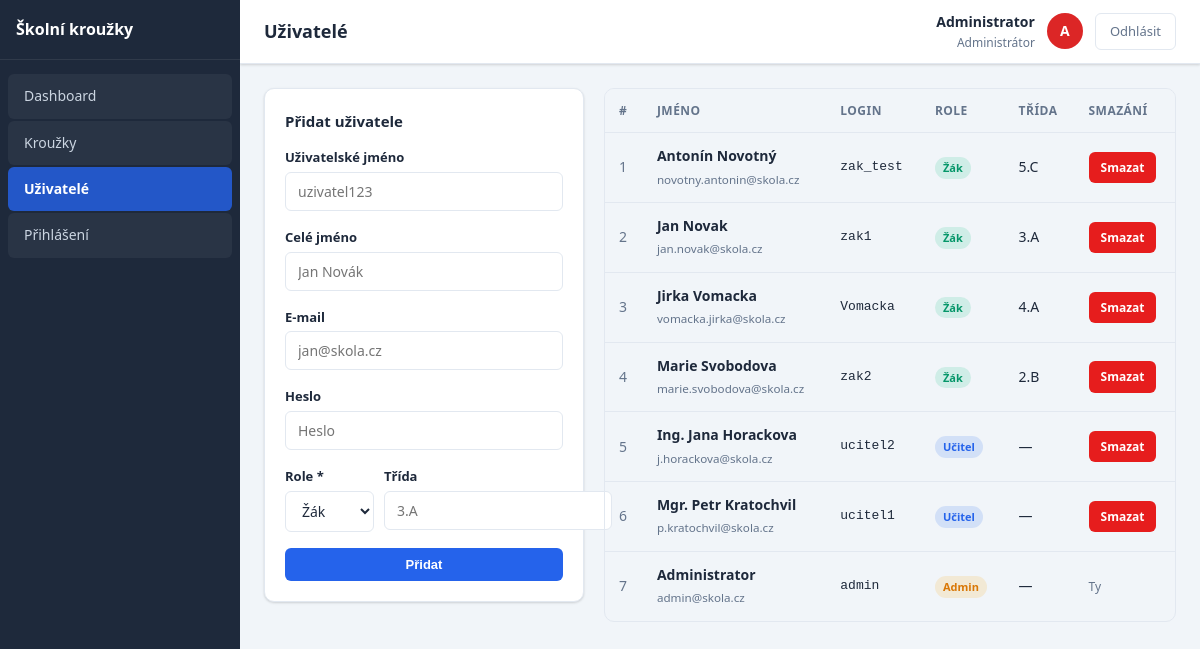
Screenshot of /admin/uzivatele.php (signed in) with the database file from the repository.
### tables this page shows
CREATE TABLE `uzivatele` (
  `id` int(11) NOT NULL,
  `uzivatelske_jmeno` varchar(50) NOT NULL,
  `heslo` varchar(255) NOT NULL,
  `cele_jmeno` varchar(100) NOT NULL,
  `email` varchar(100) DEFAULT NULL,
  `role` enum('zak','ucitel','admin') NOT NULL DEFAULT 'zak',
  `trida` varchar(10) DEFAULT NULL,
  `tema` varchar(10) DEFAULT 'svetly',
  `jazyk` varchar(10) DEFAULT 'cs',
  `vytvoren` timestamp NULL DEFAULT current_timestamp()
);

### config.php (called while the page is built, shortened)
<?php
function ocisti($text) {
    return htmlspecialchars(strip_tags(trim($text)));
}
?>

### admin/uzivatele.php (the view, shortened to what this page needs)
<?php
require_once '../config.php';
$db = pripojDB();
$uzivatele = mysqli_fetch_all(
    mysqli_query($db, "SELECT * FROM uzivatele ORDER BY role, cele_jmeno"),
    MYSQLI_ASSOC
);
?>
<?php include 'hlavicka.php'; ?>
<div style="display:grid;grid-template-columns:320px 1fr;gap:20px;align-items:start;">
    <div class="karta">
        <h2 style="font-size:15px;font-weight:700;margin-bottom:14px;">Přidat uživatele</h2>
        <form method="POST">
            <div class="formular-skupina">
                <label>Uživatelské jméno</label>
                <input type="text" name="uzivatelske_jmeno" required placeholder="uzivatel123">
            </div>
            <div class="formular-skupina">
                <label>Celé jméno</label>
                <input type="text" name="cele_jmeno" required placeholder="Jan Novák">
            </div>
            <div class="formular-skupina">
                <label>E-mail</label>
                <input type="email" name="email" placeholder="jan@skola.cz">
            </div>
            <div class="formular-skupina">
                <label>Heslo</label>
                <input type="password" name="heslo" required placeholder="Heslo">
            </div>
            <div style="display:grid;grid-template-columns:1fr 1fr;gap:10px;">
                <div class="formular-skupina">
                    <label>Role *</label>
                    <select name="role">
                        <option value="zak">Žák</option>
                    </select>
                </div>
                <div class="formular-skupina">
                    <label>Třída</label>
                    <input type="text" name="trida" placeholder="3.A">
                </div>
            </div>
            <button type="submit" class="btn btn-primarni btn-cely">Přidat</button>
        </form>
    </div>
    <div>
        <div class="tabulka-obal">
            <table>
                <thead>
                    <tr>
                        <th>#</th>
                        <th>Jméno</th>
                        <th>Login</th>
                        <th>Role</th>
                        <th>Třída</th>
                        <th>Smazání</th>
                    </tr>
                </thead>
                <tbody>
                    <?php foreach ($uzivatele as $i => $u): ?>
                        <tr>
                            <td style="color:var(--text-sekundarni);"><?= $i + 1 ?></td>
                            <td><strong><?= ocisti($u['cele_jmeno']) ?></strong><br>
                                <small style="color:var(--text-sekundarni);"><?= ocisti($u['email'] ?? '') ?></small>
                            </td>
                            <td style="font-family:monospace;font-size:13px;"><?= ocisti($u['uzivatelske_jmeno']) ?></td>
                            <td>
                                <?php
                                $role_labels = [
                                    'zak' => ['badge-uspech', 'Žák'],
                                    'ucitel' => ['badge-info', 'Učitel'],
                                    'admin' => ['badge-varovani', 'Admin']
                                ];
                                $rl = $role_labels[$u['role']] ?? ['badge-info', $u['role']];
                                ?>
                                <span class="badge <?= htmlspecialchars($rl[0]) ?>">
                                    <?= htmlspecialchars($rl[1]) ?>
                                </span>
                            </td>
                            <td><?= ocisti($u['trida'] ?? '—') ?></td>
                            <td>
                                <?php if ($u['id'] != $_SESSION['uzivatel_id']): ?>
                                    <a href="uzivatele.php?smazat=<?= $u['id'] ?>" class="btn btn-del btn-maly"
                                        onclick="return confirm('Smazat uživatele <?= addslashes(ocisti($u['cele_jmeno'])) ?>?')">Smazat</a>
                                <?php else: ?>
                                    <span style="font-size:12px;color:var(--text-sekundarni);">Ty</span>
                                <?php endif; ?>
                            </td>
                        </tr>
                    <?php endforeach; ?>
                </tbody>
            </table>
        </div>
    </div>
</div>
<?php include 'paticka.php'; ?>

### css/style.css (style rules this page uses)
* { margin: 0; padding: 0; box-sizing: border-box; }
:root { --barva-primarni: #2563eb; --barva-primarni-tmava: #1d4ed8; --barva-primarni-svetla: #dbeafe; --barva-akcent: #f59e0b; --barva-uspech: #10b981; --barva-chyba: #e61d1d; --barva-varovani: #f59e0b; --pozadi: #f1f5f9; --pozadi-karta: #ffffff; --pozadi-sidebar: #1e293b; --pozadi-sidebar-polozka: rgba(255, 255, 255, 0.05); --pozadi-sidebar-aktivni: rgba(37, 99, 235, 0.8); --text-hlavni: #1e293b; --text-sekundarni: #64748b; --text-sidebar: #cbd5e1; --text-sidebar-aktivni: #ffffff; --okraj: #e2e8f0; --okraj-focus: #2563eb; --stin: 0 1px 3px rgba(0, 0, 0, 0.1), 0 1px 2px rgba(0, 0, 0, 0.06); --stin-vetsi: 0 4px 6px rgba(0, 0, 0, 0.07), 0 2px 4px rgba(0, 0, 0, 0.06); --stin-velky: 0 10px 15px rgba(0, 0, 0, 0.1), 0 4px 6px rgba(0, 0, 0, 0.05); --zaobleni: 10px; --zaobleni-male: 6px; --font: 'Segoe UI', Tahoma, Geneva, Verdana, sans-serif; --sidebar-sirka: 240px; --header-vyska: 64px; }
body { font-family: var(--font); background: var(--pozadi); color: var(--text-hlavni); line-height: 1.6; transition: background 0.3s, color 0.3s; }
.karta { background: var(--pozadi-karta); border-radius: var(--zaobleni); box-shadow: var(--stin); border: 1px solid var(--okraj); padding: 20px; transition: background 0.3s, border-color 0.3s; }
.badge { display: inline-flex; align-items: center; padding: 2px 8px; border-radius: 99px; font-size: 11px; font-weight: 600; }
.badge-uspech { background: rgba(16, 185, 129, 0.15); color: #059669; }
.badge-info { background: rgba(37, 99, 235, 0.15); color: #2563eb; }
.badge-varovani { background: rgba(245, 158, 11, 0.15); color: #d97706; }
.btn { display: inline-flex; align-items: center; justify-content: center; gap: 6px; padding: 9px 18px; border-radius: var(--zaobleni-male); font-size: 13px; font-weight: 600; cursor: pointer; border: none; text-decoration: none; transition: all 0.2s; }
.btn-primarni { background: var(--barva-primarni); color: white; }
.btn-del { background: var(--barva-chyba); color: white; border: none; }
.btn-maly { padding: 6px 12px; font-size: 12px; }
.btn-cely { width: 100%; }
.formular-skupina { display: flex; flex-direction: column; gap: 4px; margin-bottom: 16px; }
.formular-skupina label { font-size: 13px; font-weight: 600; color: var(--text-hlavni); }
.formular-skupina input, .formular-skupina select, .formular-skupina textarea { padding: 9px 12px; border: 1.5px solid var(--okraj); border-radius: var(--zaobleni-male); font-size: 14px; font-family: var(--font); background: var(--pozadi-karta); color: var(--text-hlavni); transition: border-color 0.2s, box-shadow 0.2s; }
.tabulka-obal { overflow-x: auto; border-radius: var(--zaobleni); border: 1px solid var(--okraj); }
table { width: 100%; border-collapse: collapse; font-size: 14px; }
thead { background: var(--pozadi); }
th { padding: 12px 14px; text-align: left; font-size: 12px; font-weight: 700; color: var(--text-sekundarni); text-transform: uppercase; letter-spacing: 0.04em; border-bottom: 1px solid var(--okraj); }
td { padding: 12px 14px; border-bottom: 1px solid var(--okraj); color: var(--text-hlavni); }
tr:last-child td { border-bottom: none; }

### rows the page displays
uzivatele: cele_jmeno "Antonín Novotný", email "novotny.antonin@skola.cz", uzivatelske_jmeno "zak_test", role "Žák", trida "5.C"
uzivatele: cele_jmeno "Jan Novak", email "jan.novak@skola.cz", uzivatelske_jmeno "zak1", role "Žák", trida "3.A"
uzivatele: cele_jmeno "Jirka Vomacka", email "vomacka.jirka@skola.cz", uzivatelske_jmeno "Vomacka", role "Žák", trida "4.A"
uzivatele: cele_jmeno "Marie Svobodova", email "marie.svobodova@skola.cz", uzivatelske_jmeno "zak2", role "Žák", trida "2.B"
uzivatele: cele_jmeno "Ing. Jana Horackova", email "j.horackova@skola.cz", uzivatelske_jmeno "ucitel2", role "Učitel", trida "—"
uzivatele: cele_jmeno "Mgr. Petr Kratochvil", email "p.kratochvil@skola.cz", uzivatelske_jmeno "ucitel1", role "Učitel", trida "—"
uzivatele: cele_jmeno "Administrator", email "admin@skola.cz", uzivatelske_jmeno "admin", role "Admin", trida "—", shows "Ty"

### other values shown
$nazev_stranky "Uživatelé"
ocisti($_SESSION['cele_jmeno']) "Administrator"
